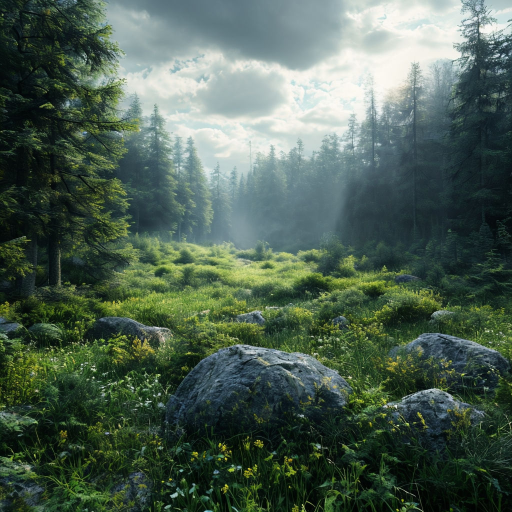
#> input picture img/6.jpeg, 1024 x 1024 px, found by its file name (shown at 1/2 size)
$ python -i logic.py   (imports and definitions only)
#> lines starting #> are read from the running program, lines starting #| are printed output that depends on the picture
import sqlite3
from datetime import datetime
from config import DATABASE
import os
import cv2

class DatabaseManager:
    def __init__(self, database):
        self.database = database

    # [104 lines left out: functions create_tables, add_user, add_prize, add_winner, mark_prize_used, get_users and 4 more, not called in this run]


def hide_img(img_name):
#> called with img_name = 'img/6.jpeg'
    image = cv2.imread(f'img/{img_name}')
#> image is the input picture: shape (1024, 1024, 3); mean B, G, R 82.5, 95.8, 77.5
    blurred_image = cv2.GaussianBlur(image, (15, 15), 0)
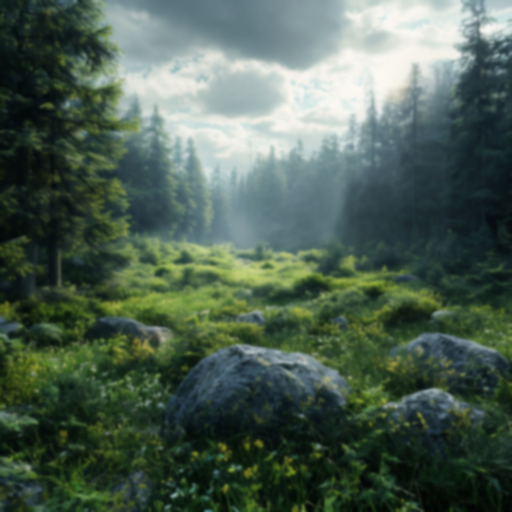
#> blurred_image: shape (1024, 1024, 3) (shown at 1/2 size); mean B, G, R 82.5, 95.8, 77.5
    pixelated_image = cv2.resize(blurred_image, (30, 30), interpolation=cv2.INTER_NEAREST)
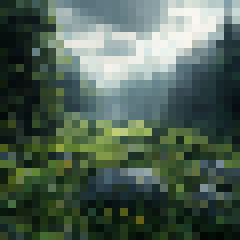
#> pixelated_image: shape (30, 30, 3) (shown 8 times larger); mean B, G, R 84.1, 97.4, 79.2
    pixelated_image = cv2.resize(pixelated_image, (image.shape[1], image.shape[0]), interpolation=cv2.INTER_NEAREST)
#> pixelated_image: shape (1024, 1024, 3)
    cv2.imwrite(f'hidden_img/{img_name}', pixelated_image)

# [6 lines not run here, left out]

>>> result = hide_img('img/6.jpeg')
